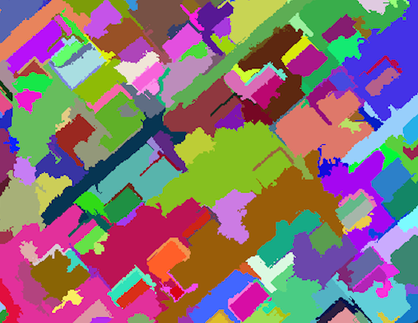
%> input picture test1.png, 418 x 323 px, shrunk from 508 x 392 before the run
$ octave integration.m   (GNU Octave 9; MATLAB toolbox functions it lacks are replaced by stand-ins)
%> lines starting %> are read from the running program, lines starting %| are printed output that depends on the picture; in (x1, y1, x2, y2) boxes, pixels count from 0 and x2, y2 are one past the last pixel; in counts of white or black regions, pixels touching at a corner belong together; the program's own positions count from 1
load('SaeediEricJoyceWorkspace.mat')
test1Segments = generateSegments('test1.png');
% [4 lines not run here, left out]
function segments = generateSegments(image)
%> called with image = 'test1.png'
testImage = imread(image);
%> testImage is the input picture: size 323x418x3 uint8; mean R, G, B 137, 116, 118.8
%% Flatten testImage
testImage = rgb2gray(testImage);
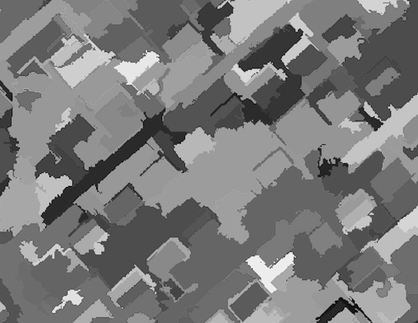
%> testImage: size 323x418 uint8; min 4, max 253, mean 122.5
imageVec = testImage(:);

%% Find points in each segment
% Find unique values in imageVec
% Each segment is represented by a unique numerical value
uniqVal = unique(imageVec);
%> uniqVal = 246 values from 4 to 253
segments = cell(1,length(uniqVal));
%> segments = 246 items
% get image width and height
imageHeight = size(testImage,1);
%> imageHeight = 323
imageWidth = size(testImage, 2);
%> imageWidth = 418
for i=1:length(uniqVal)
    % Get all the entries of testImage whose value is uniqVal
    myInd = (testImage == uniqVal(i));
    % Get the x, y coordinates that matches a segment
    [row, col] = find(myInd);
    segments{i} = Segment;
    segments{i}.segmentRegion = [row, col];
end
%> this loop made 1 pass
%> (row, col) on pass 1: ([302; 305], [347; 356])
%> pass 1, in generateSegments, `myInd = (testImage == uniqVal(i));`:
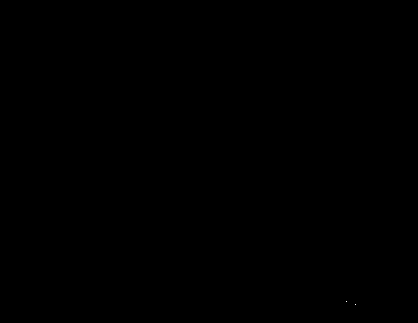
%> myInd: size 323x418 logical; 0% white in thin lines or dots, all inside (x1, y1, x2, y2) = (346, 301, 356, 305)
%> (the run ends here)
